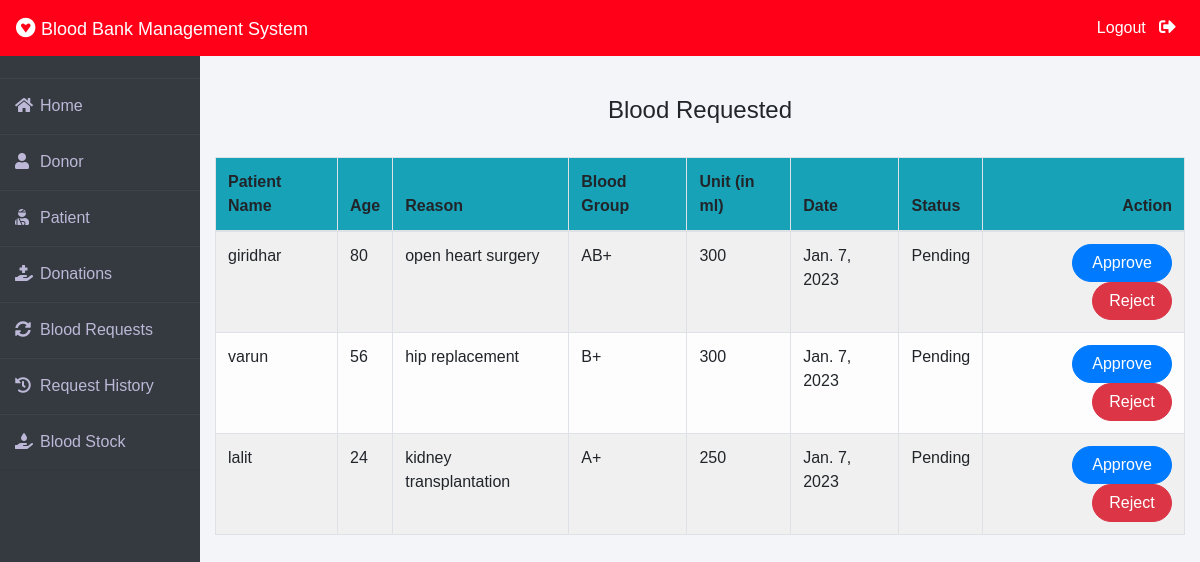
Page /admin-request (signed in) on the committed database.
### blood/models.py (models this page shows, shortened)
class BloodRequest(models.Model):
    request_by_patient=models.ForeignKey(pmodels.Patient,null=True,on_delete=models.CASCADE)
    request_by_donor=models.ForeignKey(dmodels.Donor,null=True,on_delete=models.CASCADE)
    patient_name=models.CharField(max_length=30)
    patient_age=models.PositiveIntegerField()
    reason=models.CharField(max_length=500)
    bloodgroup=models.CharField(max_length=10)
    unit=models.PositiveIntegerField(default=0)
    status=models.CharField(max_length=20,default="Pending")
    date=models.DateField(auto_now=True)

### blood/views.py (the view)
# urls.py: path('admin-request', views.admin_request_view,name='admin-request'),
@login_required(login_url='adminlogin')
def admin_request_view(request):
    requests=models.BloodRequest.objects.all().filter(status='Pending')
    return render(request,'blood/admin_request.html',{'requests':requests})

### templates/blood/admin_request.html (shortened to what this page needs)
{% extends 'blood/adminbase.html' %}
{% block content %}
{% load widget_tweaks %}
{%load static%}
<br><br>
<div class="container">
    {% if requests %}
    <H4 class="text-center">Blood Requested</H4><br>
    <table class="table table-light table-hover table-bordered table-striped">
        <thead class="bg-info">
            <tr>
                <th scope="col">Patient Name</th>
                <th scope="col">Age</th>
                <th scope="col">Reason</th>
                <th scope="col">Blood Group</th>
                <th scope="col">Unit (in ml)</th>
                <th scope="col">Date</th>
                <th scope="col">Status</th>
                <th class="text-right">Action</th>
            </tr>
        </thead>
        <tbody>
            {% for t in requests %}
            <tr>
                <td> {{t.patient_name}}</td>
                <td>{{t.patient_age}}</td>
                <td>{{t.reason}}</td>
                <td>{{t.bloodgroup}}</td>
                <td>{{t.unit}}</td>
                <td>{{t.date}}</td>
                <td>{{t.status}}</td>
                <td class="text-right">
                    <button class="btn btn-primary badge-pill" style="width: 100px;"><a  style="text-decoration: none;color: white;" href="{% url 'update-approve-status' t.id  %}">Approve</a> </button>
                    <button class="btn btn-danger badge-pill" style="width: 80px;"><a  style="text-decoration: none;color: white;" href="{% url 'update-reject-status' t.id  %}">Reject</a> </button>
                </td>
            </tr>
            {% endfor %}
        </tbody>
    </table>
{% else %}
<h5>No Blood Request By Patient / Donor !</h5>
{% endif %}
</div>
{% endblock content %}

### templates/blood/adminbase.html (style rules this page uses)
* { margin: 0; padding: 0; box-sizing: border-box; list-style: none; text-decoration: none; font-family: 'Josefin Sans', sans-serif; }
body { background-color: #f3f5f9; }

### rows in the picture
BloodRequest: patient_name "giridhar", patient_age "80", reason "open heart surgery", bloodgroup "AB+", unit "300", date "Jan. 7, 2023", status "Pending"
BloodRequest: patient_name "varun", patient_age "56", reason "hip replacement", bloodgroup "B+", unit "300", date "Jan. 7, 2023", status "Pending"
BloodRequest: patient_name "lalit", patient_age "24", reason "kidney transplantation", bloodgroup "A+", unit "250", date "Jan. 7, 2023", status "Pending"
